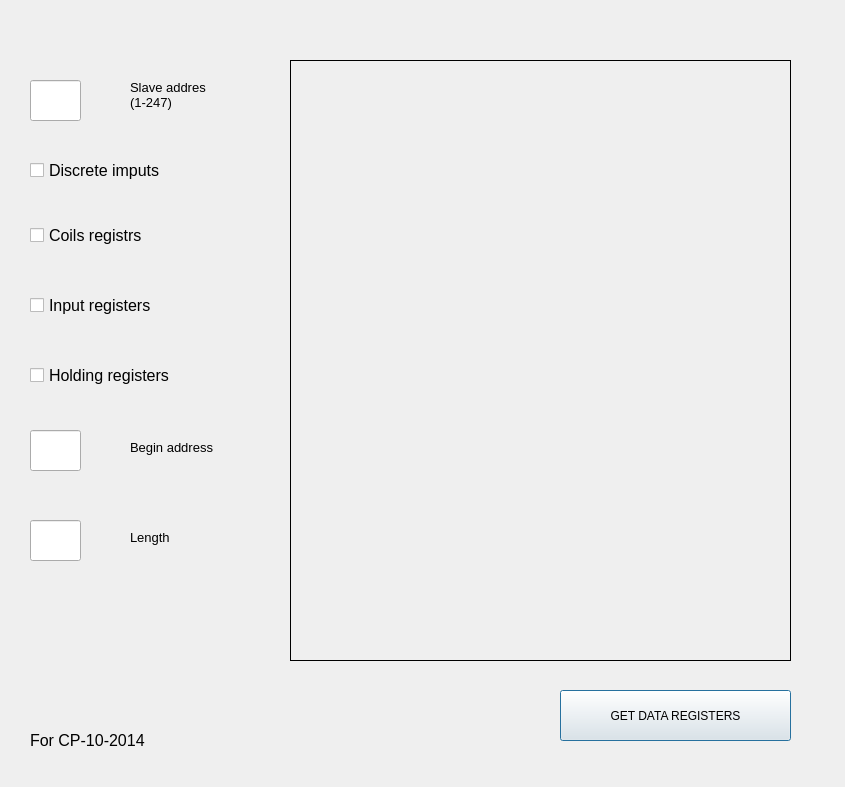
<?xml version="1.0" encoding="UTF-8"?>
<ui version="4.0">
 <class>GETMBRegisters</class>
 <widget class="QDialog" name="GETMBRegisters">
  <property name="geometry">
   <rect>
    <x>0</x>
    <y>0</y>
    <width>845</width>
    <height>787</height>
   </rect>
  </property>
  <property name="windowTitle">
   <string>Dialog</string>
  </property>
  <property name="toolTip">
   <string>&lt;html&gt;&lt;head/&gt;&lt;body&gt;&lt;p&gt;&lt;br/&gt;&lt;/p&gt;&lt;/body&gt;&lt;/html&gt;</string>
  </property>
  <widget class="QCheckBox" name="checkBox">
   <property name="geometry">
    <rect>
     <x>30</x>
     <y>220</y>
     <width>161</width>
     <height>31</height>
    </rect>
   </property>
   <property name="font">
    <font>
     <pointsize>12</pointsize>
     <italic>false</italic>
    </font>
   </property>
   <property name="text">
    <string>Coils registrs </string>
   </property>
  </widget>
  <widget class="QCheckBox" name="checkBox_3">
   <property name="geometry">
    <rect>
     <x>30</x>
     <y>350</y>
     <width>191</width>
     <height>51</height>
    </rect>
   </property>
   <property name="font">
    <font>
     <pointsize>12</pointsize>
    </font>
   </property>
   <property name="text">
    <string>Holding registers</string>
   </property>
  </widget>
  <widget class="QCheckBox" name="checkBox_4">
   <property name="geometry">
    <rect>
     <x>30</x>
     <y>290</y>
     <width>161</width>
     <height>31</height>
    </rect>
   </property>
   <property name="font">
    <font>
     <pointsize>12</pointsize>
    </font>
   </property>
   <property name="text">
    <string>Input registers</string>
   </property>
  </widget>
  <widget class="QCheckBox" name="checkBox_2">
   <property name="geometry">
    <rect>
     <x>30</x>
     <y>150</y>
     <width>191</width>
     <height>41</height>
    </rect>
   </property>
   <property name="font">
    <font>
     <pointsize>12</pointsize>
    </font>
   </property>
   <property name="text">
    <string>Discrete imputs </string>
   </property>
  </widget>
  <widget class="QLabel" name="label_3">
   <property name="geometry">
    <rect>
     <x>130</x>
     <y>80</y>
     <width>111</width>
     <height>61</height>
    </rect>
   </property>
   <property name="font">
    <font>
     <pointsize>10</pointsize>
    </font>
   </property>
   <property name="autoFillBackground">
    <bool>false</bool>
   </property>
   <property name="text">
    <string>Slave addres (1-247)</string>
   </property>
   <property name="textFormat">
    <enum>Qt::AutoText</enum>
   </property>
   <property name="scaledContents">
    <bool>false</bool>
   </property>
   <property name="alignment">
    <set>Qt::AlignLeading|Qt::AlignLeft|Qt::AlignTop</set>
   </property>
   <property name="wordWrap">
    <bool>true</bool>
   </property>
  </widget>
  <widget class="QLineEdit" name="lineEdit_2">
   <property name="geometry">
    <rect>
     <x>30</x>
     <y>430</y>
     <width>51</width>
     <height>41</height>
    </rect>
   </property>
   <property name="font">
    <font>
     <pointsize>12</pointsize>
    </font>
   </property>
   <property name="inputMethodHints">
    <set>Qt::ImhDigitsOnly</set>
   </property>
   <property name="text">
    <string/>
   </property>
  </widget>
  <widget class="QLabel" name="label_4">
   <property name="geometry">
    <rect>
     <x>130</x>
     <y>440</y>
     <width>111</width>
     <height>21</height>
    </rect>
   </property>
   <property name="font">
    <font>
     <pointsize>10</pointsize>
    </font>
   </property>
   <property name="autoFillBackground">
    <bool>false</bool>
   </property>
   <property name="text">
    <string>Begin address</string>
   </property>
   <property name="textFormat">
    <enum>Qt::AutoText</enum>
   </property>
   <property name="scaledContents">
    <bool>false</bool>
   </property>
   <property name="alignment">
    <set>Qt::AlignLeading|Qt::AlignLeft|Qt::AlignTop</set>
   </property>
   <property name="wordWrap">
    <bool>true</bool>
   </property>
  </widget>
  <widget class="QLineEdit" name="lineEdit">
   <property name="geometry">
    <rect>
     <x>30</x>
     <y>80</y>
     <width>51</width>
     <height>41</height>
    </rect>
   </property>
   <property name="font">
    <font>
     <pointsize>12</pointsize>
    </font>
   </property>
   <property name="inputMethodHints">
    <set>Qt::ImhDigitsOnly</set>
   </property>
   <property name="text">
    <string/>
   </property>
  </widget>
  <widget class="QLabel" name="label_5">
   <property name="geometry">
    <rect>
     <x>130</x>
     <y>530</y>
     <width>71</width>
     <height>21</height>
    </rect>
   </property>
   <property name="font">
    <font>
     <pointsize>10</pointsize>
    </font>
   </property>
   <property name="autoFillBackground">
    <bool>false</bool>
   </property>
   <property name="text">
    <string>Length</string>
   </property>
   <property name="textFormat">
    <enum>Qt::AutoText</enum>
   </property>
   <property name="scaledContents">
    <bool>false</bool>
   </property>
   <property name="alignment">
    <set>Qt::AlignLeading|Qt::AlignLeft|Qt::AlignTop</set>
   </property>
   <property name="wordWrap">
    <bool>true</bool>
   </property>
  </widget>
  <widget class="QLineEdit" name="lineEdit_3">
   <property name="geometry">
    <rect>
     <x>30</x>
     <y>520</y>
     <width>51</width>
     <height>41</height>
    </rect>
   </property>
   <property name="font">
    <font>
     <pointsize>12</pointsize>
    </font>
   </property>
   <property name="inputMethodHints">
    <set>Qt::ImhDigitsOnly</set>
   </property>
   <property name="text">
    <string/>
   </property>
  </widget>
  <widget class="QLabel" name="label_2">
   <property name="geometry">
    <rect>
     <x>30</x>
     <y>720</y>
     <width>181</width>
     <height>41</height>
    </rect>
   </property>
   <property name="font">
    <font>
     <pointsize>12</pointsize>
    </font>
   </property>
   <property name="text">
    <string>For CP-10-2014</string>
   </property>
  </widget>
  <widget class="QLabel" name="label">
   <property name="geometry">
    <rect>
     <x>290</x>
     <y>60</y>
     <width>501</width>
     <height>601</height>
    </rect>
   </property>
   <property name="font">
    <font>
     <pointsize>12</pointsize>
    </font>
   </property>
   <property name="autoFillBackground">
    <bool>true</bool>
   </property>
   <property name="locale">
    <locale language="English" country="UnitedStates"/>
   </property>
   <property name="inputMethodHints">
    <set>Qt::ImhNone</set>
   </property>
   <property name="frameShape">
    <enum>QFrame::Box</enum>
   </property>
   <property name="frameShadow">
    <enum>QFrame::Plain</enum>
   </property>
   <property name="lineWidth">
    <number>1</number>
   </property>
   <property name="midLineWidth">
    <number>0</number>
   </property>
   <property name="text">
    <string/>
   </property>
   <property name="textFormat">
    <enum>Qt::AutoText</enum>
   </property>
   <property name="alignment">
    <set>Qt::AlignLeading|Qt::AlignLeft|Qt::AlignTop</set>
   </property>
  </widget>
  <widget class="QPushButton" name="pushButton">
   <property name="geometry">
    <rect>
     <x>560</x>
     <y>690</y>
     <width>231</width>
     <height>51</height>
    </rect>
   </property>
   <property name="text">
    <string>GET DATA REGISTERS</string>
   </property>
  </widget>
 </widget>
 <resources/>
 <connections/>
</ui>
